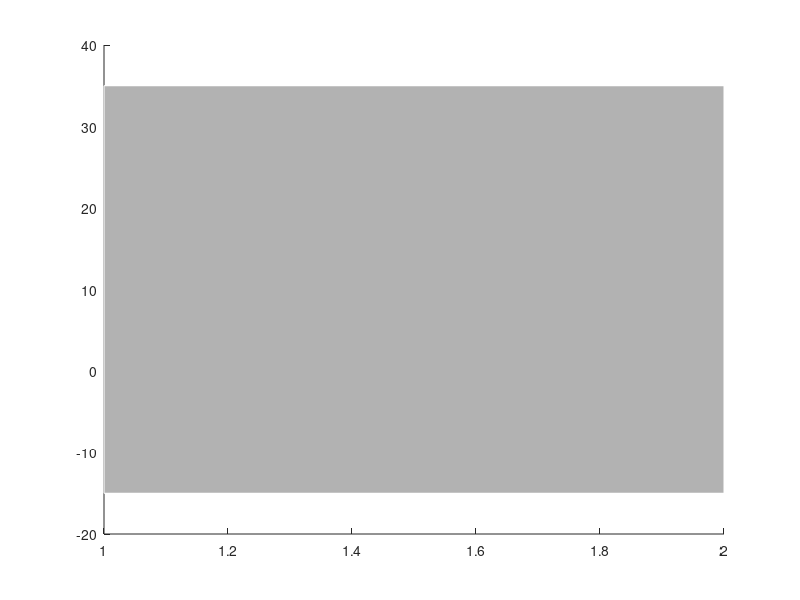

Write the MATLAB code that produced this figure. (Note: this script raises an error after producing the figure.)
clear all
close all
clc




load( 'Spindle_timeseries' )

%% main effect condition
Er                                          = std( R,0,2 )./sqrt( 21 );
Ep                                          = std( P,0,2 )./sqrt( 21 );

figure; hold on
x                                           = [1 2 2 1 1];
y                                           = [-15 -15 35 35 -15];
v                                           = [x' y'];
patch( 'Faces',[1:5],'vertices',v,'facecolor',[.7 .7 .7],'edgecolor','w')
shadedErrorBar( time,mean( P,2 ),Ep,'r' );
shadedErrorBar( time,mean( R,2 ),Er,'b' )
myaxis( 'time [sec]','standardized amplitude' )
xlim([-.5 2.5]);
ylim([-15 35])
pbaspect([1 1 1])


